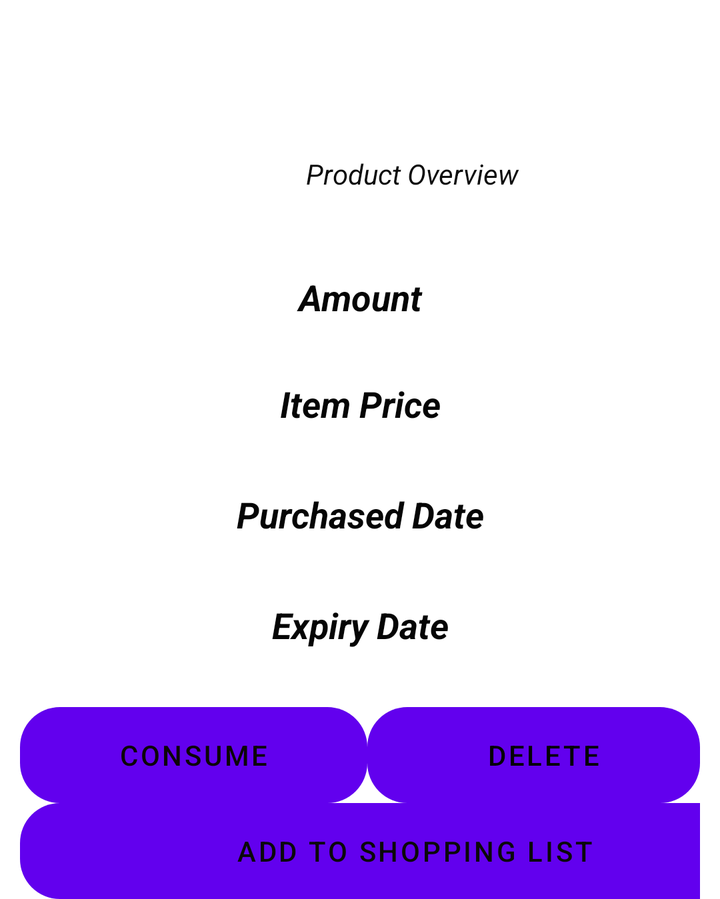
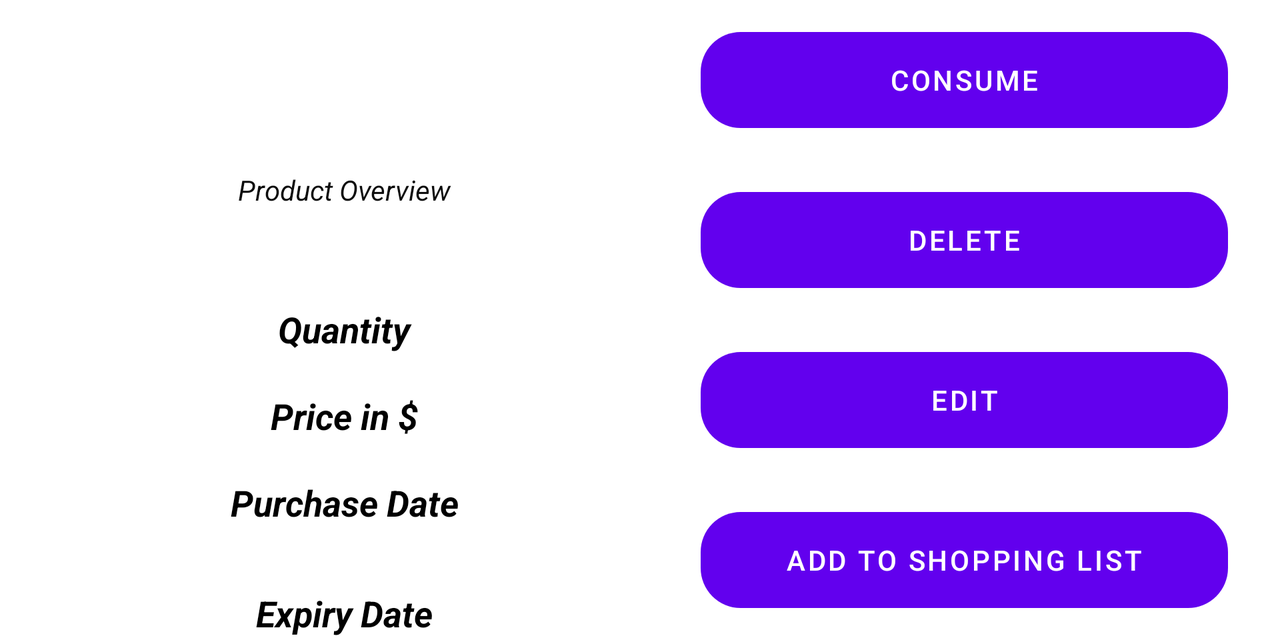

An Android layout and its configuration variant, each rendered on a device that would load it. The default file and the variant file are quoted in full after the pictures.
<!-- AndroidManifest.xml: application theme Theme.GrocyList -->
<!-- res/layout/stock_bottomsheet_layout.xml -->
<?xml version="1.0" encoding="utf-8"?>
<LinearLayout xmlns:android="http://schemas.android.com/apk/res/android"
    xmlns:app="http://schemas.android.com/apk/res-auto"
    xmlns:tools="http://schemas.android.com/tools"
    android:layout_width="match_parent"
    android:layout_height="wrap_content"
    android:orientation="vertical"
    android:paddingStart="10dp"
    android:paddingEnd="10dp">


    <LinearLayout
        android:layout_width="392dp"
        android:layout_height="wrap_content"
        android:orientation="vertical"

        android:paddingTop="40dp"
        android:paddingBottom="40dp">

        <TextView
            android:id="@+id/title"
            android:layout_width="match_parent"
            android:layout_height="wrap_content"
            android:textAlignment="center"
            android:textAppearance="@style/TextAppearance.AppCompat.Large"
            android:textColor="?attr/colorPrimary"
            android:textSize="28sp"
            android:textStyle="bold|italic" />

        <TextView
            android:layout_width="match_parent"
            android:layout_height="wrap_content"
            android:text="Product Overview"
            android:textAlignment="center"
            android:textColor="#0C0C0C"
            android:textStyle="italic" />


    </LinearLayout>


    <LinearLayout
        android:layout_width="match_parent"
        android:layout_height="wrap_content"
        android:backgroundTint="#673AB7"

        android:elevation="10dp"

        android:orientation="vertical">


        <TextView
            android:layout_width="match_parent"
            android:layout_height="wrap_content"
            android:text="Amount"
            android:textAlignment="center"
            android:textAppearance="@style/TextAppearance.AppCompat.Medium"
            android:textColor="#050505"
            android:textColorHighlight="@android:color/background_dark"
            android:textStyle="bold|italic" />


        <TextView
            android:id="@+id/amount"
            android:layout_width="match_parent"
            android:layout_height="29dp"
            android:textAlignment="center"
            android:textColor="#050505" />



    </LinearLayout>



        <LinearLayout
            android:layout_width="match_parent"
            android:layout_height="wrap_content"
            android:backgroundTint="#673AB7"
            android:orientation="vertical">

            <TextView
                android:layout_width="match_parent"
                android:layout_height="wrap_content"
                android:text="Item Price"
                android:textAlignment="center"
                android:textAppearance="@style/TextAppearance.AppCompat.Medium"
                android:textColor="#050505"
                android:textColorHighlight="@android:color/background_dark"
                android:textStyle="bold|italic" />

            <TextView
                android:id="@+id/price"
                android:layout_width="match_parent"
                android:layout_height="31dp"
                android:textAlignment="center"
                android:textColor="#050505" />


        </LinearLayout>

        <LinearLayout
            android:layout_width="match_parent"
            android:layout_height="wrap_content"
            android:backgroundTint="#673AB7"
            android:orientation="vertical">

            <TextView
                android:layout_width="match_parent"
                android:layout_height="wrap_content"
                android:text="Purchased Date"
                android:textAlignment="center"
                android:textAppearance="@style/TextAppearance.AppCompat.Medium"
                android:textColor="#050505"
                android:textColorHighlight="@android:color/background_dark"
                android:textStyle="bold|italic" />

            <TextView
                android:id="@+id/datPurchased"
                android:layout_width="match_parent"
                android:layout_height="31dp"
                android:textAlignment="center"
                android:textColor="#050505" />
        </LinearLayout>

        <LinearLayout
            android:layout_width="match_parent"
            android:layout_height="wrap_content"
            android:backgroundTint="#673AB7"
            android:orientation="vertical">

            <TextView
                android:layout_width="match_parent"
                android:layout_height="wrap_content"
                android:text="Expiry Date"
                android:textAlignment="center"
                android:textAppearance="@style/TextAppearance.AppCompat.Medium"
                android:textColor="#050505"
                android:textColorHighlight="@android:color/background_dark"
                android:textStyle="bold|italic" />

            <TextView
                android:id="@+id/expiry_date"
                android:layout_width="match_parent"
                android:layout_height="29dp"
                android:textAlignment="center"
                android:textColor="#050505" />


        </LinearLayout>


    <LinearLayout
        android:layout_width="match_parent"
        android:layout_height="wrap_content"
        android:orientation="horizontal">

        <Button
            android:id="@+id/consume"
            android:layout_width="wrap_content"
            android:layout_height="match_parent"
            android:layout_weight="1"
            android:background="@drawable/roundedcorners"
            android:backgroundTint="#FF03DAC5"
            android:fadingEdge="horizontal|vertical"
            android:paddingStart="10dp"
            android:paddingLeft="20dp"
            android:paddingEnd="10dp"
            android:text="Consume"
            android:textColor="#0C0606" />

        <Button
            android:id="@+id/delete_button"
            android:layout_width="wrap_content"
            android:layout_height="wrap_content"
            android:layout_weight="1"
            android:background="@drawable/roundedcorners"
            android:backgroundTint="#FF03DAC5"
            android:paddingLeft="20dp"
            android:paddingEnd="10dp"
            android:paddingRight="10dp"
            android:text="Delete"
            android:textColor="#040303" />
    </LinearLayout>

    <LinearLayout
        android:layout_width="395dp"
        android:layout_height="wrap_content"
        android:orientation="horizontal">

        <Button
            android:id="@+id/add_to_sl_button"
            android:layout_width="match_parent"
            android:layout_height="match_parent"
            android:layout_weight="1"
            android:background="@drawable/roundedcorners"
            android:backgroundTint="#FF03DAC5"
            android:text="Add to Shopping List"
            android:textAlignment="center"
            android:textColor="#0B0909" />
    </LinearLayout>


    
    
    
    
    

    
    
    
    

    
    
    
    
    
    
    

    
    
    
    
    

    


    
    
    
    
    

    
    
    
    

    
    
    
    
    
    
    

    
    
    
    
    

    


    
    
    
    
    

    
    
    
    

    
    
    
    
    
    
    

    
    
    
    
    

    
</LinearLayout>
<!-- resources referenced by this layout -->
<resources>
  <!-- drawable roundedcorners (drawable) -->
  <?xml version="1.0" encoding="utf-8"?>
      <selector xmlns:android="http://schemas.android.com/apk/res/android">
          <item>
              <shape android:shape="rectangle">
                  <corners android:radius="20dp" />
              </shape>
          </item>
  
  </selector>
  <style name="Theme.GrocyList" parent="Theme.MaterialComponents.DayNight.DarkActionBar">
          
          <item name="colorPrimary">@color/purple_500</item>
          <item name="colorPrimaryVariant">@color/purple_700</item>
          <item name="colorOnPrimary">@color/white</item>
          
          <item name="colorSecondary">@color/teal_200</item>
          <item name="colorSecondaryVariant">@color/teal_700</item>
          <item name="colorOnSecondary">@color/black</item>
          
          <item name="android:statusBarColor">?attr/colorPrimaryVariant</item>
          
      </style>
</resources>
<!-- res/layout-land/stock_bottomsheet_layout.xml (the repository's variant of the layout above) -->
<!-- drawn on the phone turned sideways -->
<?xml version="1.0" encoding="utf-8"?>
<LinearLayout xmlns:android="http://schemas.android.com/apk/res/android"
    android:layout_width="match_parent"
    android:layout_height="wrap_content"
    android:orientation="horizontal"
    android:background="@drawable/roundedcorners"
    android:paddingHorizontal="10dp">

    <LinearLayout
        android:orientation="vertical"
        android:layout_weight="4"
        android:layout_width="wrap_content"
        android:layout_height="match_parent">

    <LinearLayout
        android:layout_width="match_parent"
        android:layout_height="wrap_content"
        android:orientation="vertical"
        android:paddingVertical="48dp">

        <TextView
            android:id="@+id/title"
            android:layout_width="match_parent"
            android:layout_height="wrap_content"
            android:textAlignment="center"
            android:textAppearance="@style/TextAppearance.AppCompat.Large"
            android:textColor="?attr/colorPrimary"
            android:textSize="28sp"
            android:textStyle="bold|italic" />

        <TextView
            android:layout_width="match_parent"
            android:layout_height="wrap_content"
            android:text="@string/product_overview"
            android:textAlignment="center"
            android:textColor="#0C0C0C"
            android:textStyle="italic" />


    </LinearLayout>


    <LinearLayout
        android:layout_width="match_parent"
        android:layout_height="wrap_content"
        android:backgroundTint="?attr/colorPrimary"
        android:elevation="10dp"
        android:orientation="vertical">


        <TextView
            android:layout_width="match_parent"
            android:layout_height="wrap_content"
            android:text="@string/quantity"
            android:textAlignment="center"
            android:textAppearance="@style/TextAppearance.AppCompat.Medium"
            android:textColor="@color/black"
            android:textColorHighlight="@android:color/background_dark"
            android:textStyle="bold|italic" />


        <TextView
            android:id="@+id/amount"
            android:layout_width="match_parent"
            android:layout_height="wrap_content"
            android:textAlignment="center"
            android:textColor="@color/black" />



    </LinearLayout>



        <LinearLayout
            android:layout_width="match_parent"
            android:layout_height="wrap_content"
            android:backgroundTint="?attr/colorPrimary"
            android:orientation="vertical">

            <TextView
                android:layout_width="match_parent"
                android:layout_height="wrap_content"
                android:text="@string/price"
                android:textAlignment="center"
                android:textAppearance="@style/TextAppearance.AppCompat.Medium"
                android:textColor="@color/black"
                android:textColorHighlight="@android:color/background_dark"
                android:textStyle="bold|italic" />

            <TextView
                android:id="@+id/price"
                android:layout_width="match_parent"
                android:layout_height="wrap_content"
                android:textAlignment="center"
                android:textColor="@color/black" />


        </LinearLayout>

        <LinearLayout
            android:layout_width="match_parent"
            android:layout_height="wrap_content"
            android:backgroundTint="?attr/colorPrimary"
            android:orientation="vertical">

            <TextView
                android:layout_width="match_parent"
                android:layout_height="wrap_content"
                android:text="@string/purchase_date"
                android:textAlignment="center"
                android:textAppearance="@style/TextAppearance.AppCompat.Medium"
                android:textColor="@color/black"
                android:textColorHighlight="@android:color/background_dark"
                android:textStyle="bold|italic" />

            <TextView
                android:id="@+id/datPurchased"
                android:layout_width="match_parent"
                android:layout_height="31dp"
                android:textAlignment="center"
                android:textColor="@color/black" />
        </LinearLayout>

        <LinearLayout
            android:layout_width="match_parent"
            android:layout_height="wrap_content"
            android:backgroundTint="?attr/colorPrimary"
            android:orientation="vertical">

            <TextView
                android:layout_width="match_parent"
                android:layout_height="wrap_content"
                android:text="@string/expiry_date"
                android:textAlignment="center"
                android:textAppearance="@style/TextAppearance.AppCompat.Medium"
                android:textColor="@color/black"
                android:textColorHighlight="@android:color/background_dark"
                android:textStyle="bold|italic" />

            <TextView
                android:id="@+id/expiry_date"
                android:layout_width="match_parent"
                android:layout_height="wrap_content"
                android:textAlignment="center"
                android:textColor="@color/black" />


        </LinearLayout>

    </LinearLayout>


    <LinearLayout
        android:layout_width="wrap_content"
        android:layout_height="wrap_content"
        android:layout_weight="1"
        android:orientation="vertical">

        <Button
            android:layout_margin="16dp"
            android:id="@+id/consume"
            android:layout_width="match_parent"
            android:layout_height="wrap_content"
            android:background="@drawable/roundedcorners"
            android:fadingEdge="horizontal|vertical"
            android:text="@string/consume" />

        <Button
            android:layout_margin="16dp"
            android:id="@+id/delete_button"
            android:layout_width="match_parent"
            android:layout_height="wrap_content"
            android:background="@drawable/roundedcorners"
            android:backgroundTint="#FF03DAC5"
            android:text="@string/delete" />

        <Button
            android:background="@drawable/roundedcorners"
            android:backgroundTint="#FF03DAC5"
            android:fadingEdge="horizontal|vertical"
            android:layout_margin="16dp"
            android:id="@+id/edit_button"
            android:layout_width="match_parent"
            android:layout_height="wrap_content"
            android:text="@string/edit" />

        <Button
            android:layout_margin="16dp"
            android:id="@+id/add_to_sl_button"
            android:layout_width="match_parent"
            android:layout_height="match_parent"
            android:background="@drawable/roundedcorners"
            android:text="@string/add_to_shopping_list"
            android:textAlignment="center" />

    </LinearLayout>

</LinearLayout>
<!-- resources referenced by the variant -->
<!-- as the phone turned sideways resolves them -->
<resources>
  <!-- drawable roundedcorners (drawable) -->
  <?xml version="1.0" encoding="utf-8"?>
      <selector xmlns:android="http://schemas.android.com/apk/res/android">
          <item>
              <shape android:shape="rectangle">
                  <corners android:radius="20dp" />
              </shape>
          </item>
  
  </selector>
  <string name="add_to_shopping_list">Add to Shopping List</string>
  <string name="consume">Consume</string>
  <string name="delete">Delete</string>
  <string name="edit">Edit</string>
  <string name="expiry_date">Expiry Date</string>
  <string name="price">Price in $</string>
  <string name="product_overview">Product Overview</string>
  <string name="purchase_date">Purchase Date</string>
  <string name="quantity">Quantity</string>
  <style name="Theme.GrocyList" parent="Theme.MaterialComponents.DayNight.DarkActionBar">
          
          <item name="colorPrimary">@color/purple_500</item>
          <item name="colorPrimaryVariant">@color/purple_700</item>
          <item name="colorOnPrimary">@color/white</item>
          
          <item name="colorSecondary">@color/teal_200</item>
          <item name="colorSecondaryVariant">@color/teal_700</item>
          <item name="colorOnSecondary">@color/black</item>
          
          <item name="android:statusBarColor">?attr/colorPrimaryVariant</item>
          
      </style>
</resources>
